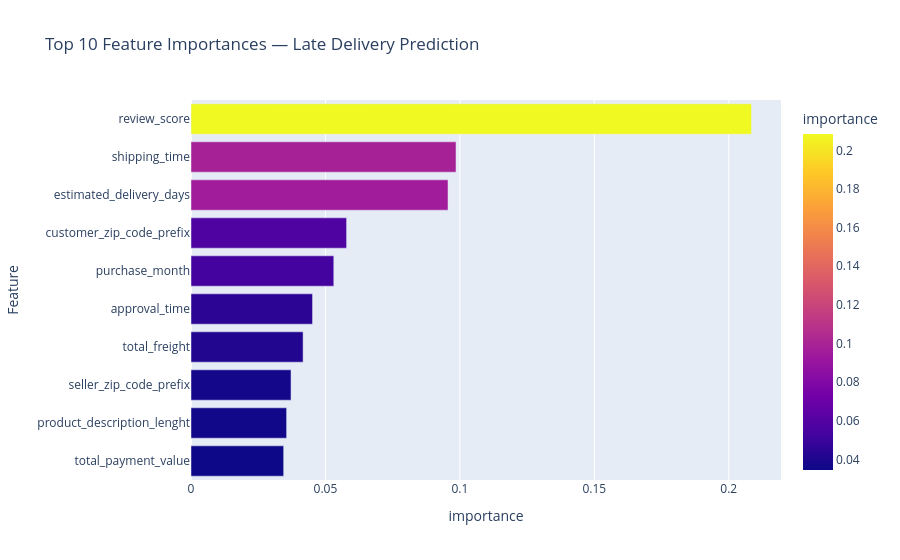

Notebook source saved alongside this figure:
### Code cell
fig = px.bar(feature_importance.head(10),
             x='importance',
             y='Feature',
             orientation='h',
             title='Top 10 Feature Importances — Late Delivery Prediction',
             color='importance')
fig.update_layout(yaxis={'categoryorder' : 'total ascending'})
fig.show()

### Figure 1 — Plotly figure (JSON) as saved in the notebook; plotly's stock layout.template omitted (floating-point values rounded to 4 significant figures)
{"data": [{"hovertemplate": "importance=%{marker.color}<br>Feature=%{y}<extra></extra>", "legendgroup": "", "marker": {"color": [0.2085, 0.09856, 0.09559, 0.05787, 0.0531, 0.0452, 0.04169, 0.0372, 0.03556, 0.03446], "coloraxis": "coloraxis", "pattern": {"shape": ""}}, "name": "", "orientation": "h", "showlegend": false, "textposition": "auto", "type": "bar", "x": [0.2085, 0.09856, 0.09559, 0.05787, 0.0531, 0.0452, 0.04169, 0.0372, 0.03556, 0.03446], "xaxis": "x", "y": ["review_score", "shipping_time", "estimated_delivery_days", "customer_zip_code_prefix", "purchase_month", "approval_time", "total_freight", "seller_zip_code_prefix", "product_description_lenght", "total_payment_value"], "yaxis": "y"}], "layout": {"barmode": "relative", "coloraxis": {"colorbar": {"title": {"text": "importance"}}, "colorscale": [[0, "#0d0887"], [0.1111, "#46039f"], [0.2222, "#7201a8"], [0.3333, "#9c179e"], [0.4444, "#bd3786"], [0.5556, "#d8576b"], [0.6667, "#ed7953"], [0.7778, "#fb9f3a"], [0.8889, "#fdca26"], [1, "#f0f921"]]}, "legend": {"tracegroupgap": 0}, "title": {"text": "Top 10 Feature Importances — Late Delivery Prediction"}, "xaxis": {"anchor": "y", "domain": [0, 1], "title": {"text": "importance"}}, "yaxis": {"anchor": "x", "categoryorder": "total ascending", "domain": [0, 1], "title": {"text": "Feature"}}}}
